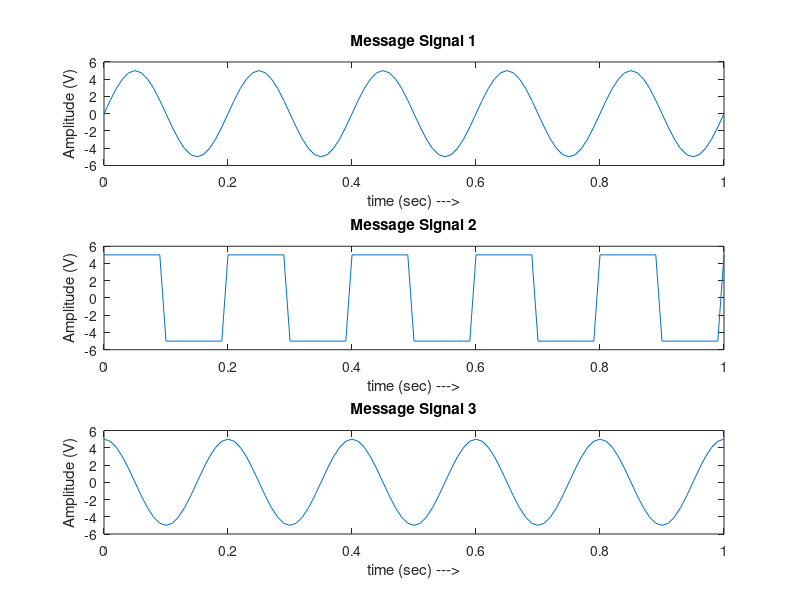
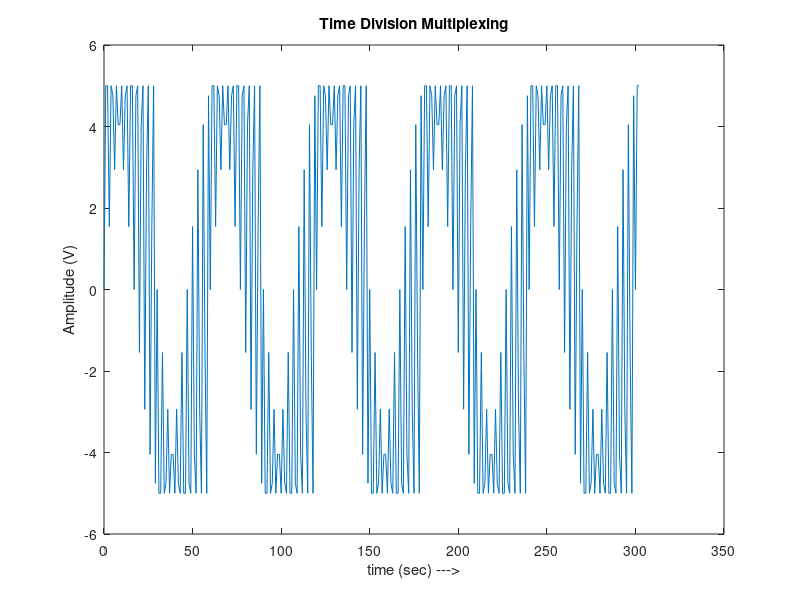
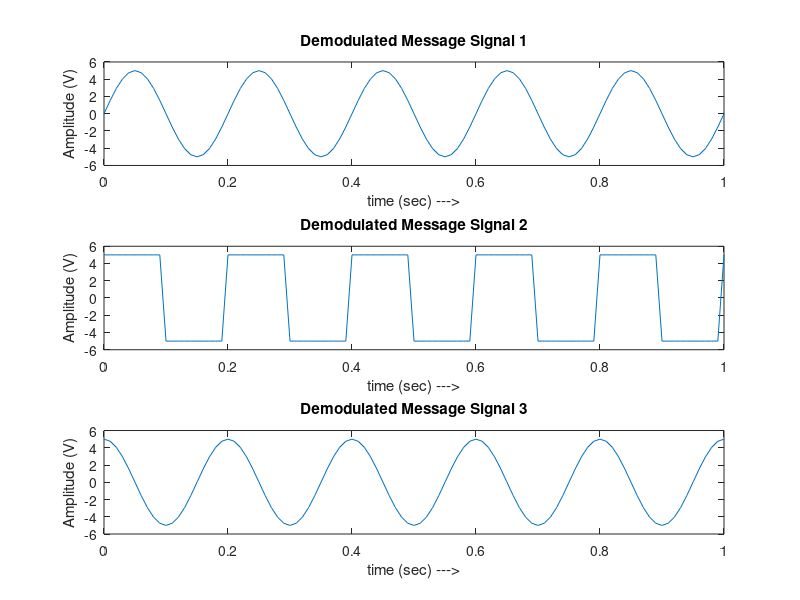

MATLAB code to generate these figures, in order:
clc;
clear;

f1 = input('Enter frequency for Message Signal 1: ');
a1 = input('Enter amplitude for Message signal 1: ');
disp(newline);

f2 = input('Enter frequency for Message Signal 2: ');
a2 = input('Enter amplitude for Message signal 2: ');
disp(newline);

f3 = input('Enter frequency for Message Signal 3: ');
a3 = input('Enter amplitude for Message signal 3: ');
disp(newline);

Fs = 100;
t = 0:1/Fs:1;

% Message Signal 1
msg1 = a1*sin(2*pi*f1*t);

% Message Signal 2
msg2 = a2*square(2*pi*f2*t);

% Message Signal 3
msg3 = a3*cos(2*pi*f3*t);

% Plotting message signals 
figure(1);
subplot(3,1,1)
plot(t,msg1)
ylim([min(msg1)-1, max(msg1)+1]);
xlabel('time (sec) --->')
ylabel('Amplitude (V)')
title('Message Signal 1')

subplot(3,1,2)
plot(t,msg2)
ylim([min(msg2)-1, max(msg2)+1]);
xlabel('time (sec) --->')
ylabel('Amplitude (V)')
title('Message Signal 2')

subplot(3,1,3)
plot(t,msg3)
ylim([min(msg3)-1, max(msg3)+1]);

xlabel('time (sec) --->')
ylabel('Amplitude (V)')
title('Message Signal 3')

% Multiplexing Signals
t1 = 0:3*(length(t))-1;
j=1;
for i=1:3:length(t1)
    multiplexed_signal(i) = msg1(j);
    i = i+1;
    multiplexed_signal(i) = msg2(j);
    i = i+1;
    multiplexed_signal(i) = msg3(j);
    j= j+1;
end

% Plotting Multiplexed Signal
figure(2);
plot(t1,multiplexed_signal)
ylim([min(multiplexed_signal)-1, max(multiplexed_signal)+1]);
xlabel('time (sec) --->')
ylabel('Amplitude (V)')
title('Time Division Multiplexing')

% Demultiplexing Multiplexed Signal
new_msg1 = [];
new_msg2 = [];
new_msg3 = [];

j=1;
for i=1:3:length(t1)
    new_msg1(j) = multiplexed_signal(i);
    i = i+1;
    new_msg2(j) = multiplexed_signal(i);
    i = i+1;
    new_msg3(j) = multiplexed_signal(i);
    j = j+1;
end

% PLotting Demultiplexed Signals
figure(3);
subplot(3,1,1)
plot(t,new_msg1)
ylim([min(new_msg1)-1, max(new_msg1)+1]);
xlabel('time (sec) --->')
ylabel('Amplitude (V)')
title('Demodulated Message Signal 1')

subplot(3,1,2)
plot(t,new_msg2)
ylim([min(new_msg2)-1, max(new_msg2)+1]);
xlabel('time (sec) --->')
ylabel('Amplitude (V)')
title('Demodulated Message Signal 2')

subplot(3,1,3)
plot(t,new_msg3)
ylim([min(new_msg3)-1, max(new_msg3)+1]);
xlabel('time (sec) --->')
ylabel('Amplitude (V)')
title('Demodulated Message Signal 3')



%[b, a] = butter(5, fm/(Fs/2));  % Design a low-pass filter with cutoff at fm

%demod_s = filter(b, a, demod_s); % Apply the filter



